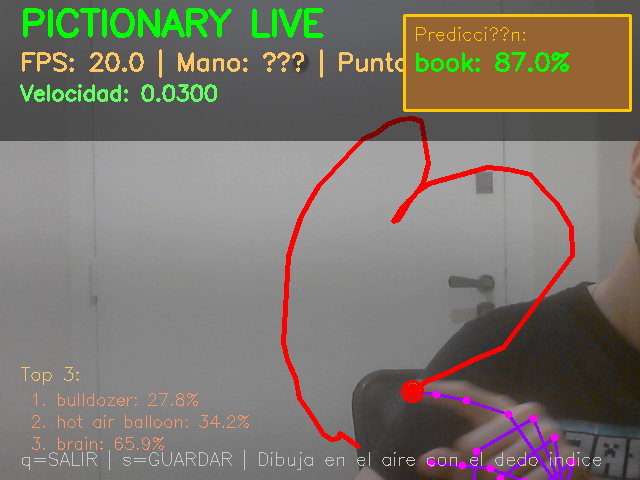
#> input picture predictions/frame_20251116_100533.png, 640 x 480 px, given in place of the camera
$ python hand_detector.py   (older library calls are emulated)
#> lines starting #> are read from the running program, lines starting #| are printed output that depends on the picture; after the words box and inside, x2 and y2 are one past the last pixel; in counts of white or black regions, pixels touching at a corner belong together
### src/core/advanced_vision.py
"""
Algoritmos avanzados de visión por computadora para detección de gestos.

Este módulo implementa técnicas avanzadas como background subtraction,
optical flow y análisis de movimiento para mejorar la detección de gestos.
"""

import cv2
import numpy as np
from typing import Tuple, List, Optional, Dict, Any
from dataclasses import dataclass
from enum import Enum


class BackgroundSubtractionMethod(Enum):
    """Métodos disponibles para background subtraction."""
    MOG2 = "mog2"
    KNN = "knn"
    GMG = "gmg"
    CNT = "cnt"
    GSOC = "gsoc"


class OpticalFlowMethod(Enum):
    """Métodos disponibles para optical flow."""
    LUCAS_KANADE = "lucas_kanade"
    FARNEBACK = "farneback"
    TVL1 = "tvl1"


@dataclass
class MotionVector:
    """Representa un vector de movimiento."""
    x: float
    y: float
    magnitude: float
    angle: float


@dataclass
class GestureMotion:
    """Información de movimiento de un gesto."""
    dominant_direction: float  # Ángulo dominante en grados
    average_speed: float       # Velocidad promedio
    motion_vectors: List[MotionVector]
    stability_score: float    # 0-1, qué tan estable es el movimiento
    gesture_type: str         # "drawing", "pointing", "static", "noise"


class AdvancedVisionProcessor:
    """
    Procesador avanzado de visión con background subtraction y optical flow.

    Esta clase combina múltiples técnicas de visión por computadora para
    mejorar la detección y análisis de gestos de dibujo en el aire.
    """

    def __init__(self,
                 bg_method: BackgroundSubtractionMethod = BackgroundSubtractionMethod.MOG2,
                 flow_method: OpticalFlowMethod = OpticalFlowMethod.LUCAS_KANADE,
                 learning_rate: float = 0.001,
                 history_length: int = 10):
        """
        Inicializa el procesador avanzado de visión.

        Args:
            bg_method: Método de background subtraction
            flow_method: Método de optical flow
            learning_rate: Tasa de aprendizaje para background subtraction
            history_length: Longitud del historial de frames
        """
        self.bg_method = bg_method
        self.flow_method = flow_method
        self.learning_rate = learning_rate
        self.history_length = history_length

        # Inicializar background subtractor
        self.bg_subtractor = self._create_bg_subtractor()

        # Inicializar optical flow
        self.flow_detector = self._create_flow_detector()

        # Historial de frames para análisis temporal
        self.frame_history = []
        self.flow_history = []

        # Estado del procesamiento
        self.is_initialized = False
        self.prev_frame = None
        self.prev_gray = None

        # Parámetros de análisis
        self.min_motion_threshold = 0.5
        self.max_motion_threshold = 50.0
        self.stability_threshold = 0.7

        print("✓ AdvancedVisionProcessor inicializado")
        print(f"  Background subtraction: {bg_method.value}")
        print(f"  Optical flow: {flow_method.value}")

    def _create_bg_subtractor(self):
        """Crea el background subtractor según el método seleccionado."""
        if self.bg_method == BackgroundSubtractionMethod.MOG2:
            return cv2.createBackgroundSubtractorMOG2(
                history=100,
                varThreshold=16,
                detectShadows=True
            )
        elif self.bg_method == BackgroundSubtractionMethod.KNN:
            return cv2.createBackgroundSubtractorKNN(
                history=100,
                dist2Threshold=400.0,
                detectShadows=True
            )
        elif self.bg_method == BackgroundSubtractionMethod.GMG:
            subtractor = cv2.bgsegm.createBackgroundSubtractorGMG(
                initializationFrames=20,
                decisionThreshold=0.8
            )
            return subtractor
        elif self.bg_method == BackgroundSubtractionMethod.CNT:
            return cv2.bgsegm.createBackgroundSubtractorCNT(
                minPixelStability=15,
                useHistory=True,
                maxPixelStability=15*60,
                isParallel=True
            )
        elif self.bg_method == BackgroundSubtractionMethod.GSOC:
            return cv2.bgsegm.createBackgroundSubtractorGSOC(
                mc=0.5,
                nSamples=20,
                replaceRate=0.003,
                propagationRate=0.01,
                hitsThreshold=32,
                alpha=0.01,
                beta=0.0022,
                blinkingSupressionDecay=0.1,
                blinkingSupressionMultiplier=0.1,
                noiseRemovalThresholdFacBG=0.0004,
                noiseRemovalThresholdFacFG=0.0008
            )
        else:
            raise ValueError(f"Método de background subtraction no soportado: {self.bg_method}")

    def _create_flow_detector(self):
        """Crea el detector de optical flow según el método seleccionado."""
        if self.flow_method == OpticalFlowMethod.LUCAS_KANADE:
            # Lucas-Kanade parameters
            self.lk_params = dict(
                winSize=(15, 15),
                maxLevel=2,
                criteria=(cv2.TERM_CRITERIA_EPS | cv2.TERM_CRITERIA_COUNT, 10, 0.03)
            )
            return None  # Se inicializa en cada frame
        elif self.flow_method == OpticalFlowMethod.FARNEBACK:
            return None  # Se usa cv2.calcOpticalFlowFarneback
        elif self.flow_method == OpticalFlowMethod.TVL1:
            return cv2.optflow.DualTVL1OpticalFlow_create()
        else:
            raise ValueError(f"Método de optical flow no soportado: {self.flow_method}")

    def process_frame(self, frame: np.ndarray) -> Dict[str, Any]:
        """
        Procesa un frame usando técnicas avanzadas de visión.

        Args:
            frame: Frame RGB de la cámara

        Returns:
            Diccionario con resultados del procesamiento
        """
        try:
            # Convertir a escala de grises
            gray = cv2.cvtColor(frame, cv2.COLOR_BGR2GRAY)

            # Suavizar para reducir ruido
            gray = cv2.GaussianBlur(gray, (5, 5), 0)

            # Inicializar si es necesario
            if not self.is_initialized:
                self._initialize_processing(gray)
                return self._get_empty_result()

            # Aplicar background subtraction
            fg_mask = self.bg_subtractor.apply(gray, learningRate=self.learning_rate)

            # Limpiar máscara
            fg_mask = self._clean_foreground_mask(fg_mask)

            # Calcular optical flow
            flow = self._calculate_optical_flow(gray)

            # Analizar movimiento
            motion_analysis = self._analyze_motion(flow, fg_mask)

            # Actualizar historial
            self._update_history(gray, flow)

            # Preparar resultado
            result = {
                'foreground_mask': fg_mask,
                'optical_flow': flow,
                'motion_analysis': motion_analysis,
                'frame_gray': gray,
                'processing_success': True
            }

            return result

        except Exception as e:
            print(f"⚠ Error en procesamiento avanzado de visión: {e}")
            return self._get_empty_result()

    def _initialize_processing(self, gray: np.ndarray):
        """Inicializa el procesamiento con el primer frame."""
        self.prev_gray = gray.copy()
        self.is_initialized = True

        # Inicializar puntos de tracking para Lucas-Kanade
        if self.flow_method == OpticalFlowMethod.LUCAS_KANADE:
            self.prev_points = cv2.goodFeaturesToTrack(
                gray,
                maxCorners=100,
                qualityLevel=0.3,
                minDistance=7,
                blockSize=7
            )

    # [252 lines left out: functions _clean_foreground_mask, _filter_components_by_size, _calculate_optical_flow, _analyze_motion, _classify_gesture_type, _update_history, not called in this run]

    def _get_empty_result(self) -> Dict[str, Any]:
        """Retorna un resultado vacío para casos de error."""
        return {
            'foreground_mask': None,
            'optical_flow': None,
            'motion_analysis': GestureMotion(
                dominant_direction=0.0,
                average_speed=0.0,
                motion_vectors=[],
                stability_score=0.0,
                gesture_type="uninitialized"
            ),
            'frame_gray': None,
            'processing_success': False
        }

    # [85 lines left out: functions get_motion_visualization, reset, get_processing_stats, create_advanced_vision_processor, not called in this run]


# [20 lines that do not run on import are left out]

### src/core/hand_detector.py
"""
Detector de manos usando OpenCV con técnicas avanzadas de visión.

Esta versión combina técnicas básicas de visión por computadora con
algoritmos avanzados como background subtraction y optical flow.
"""

import cv2
import numpy as np
from typing import Optional, Tuple, List
from .advanced_vision import AdvancedVisionProcessor, BackgroundSubtractionMethod, OpticalFlowMethod


class HandDetector:
    """
    Detecta manos usando técnicas básicas de OpenCV.

    Atributos:
        min_area: Área mínima para considerar una detección válida
        max_area: Área máxima para detección
        skin_lower: Límite inferior del rango de color de piel (HSV)
        skin_upper: Límite superior del rango de color de piel (HSV)
    """

    def __init__(self, min_area: int = 3000, max_area: int = 30000,
                 skin_lower: Optional[Tuple[int, int, int]] = None,
                 skin_upper: Optional[Tuple[int, int, int]] = None,
                 enable_advanced_vision: bool = True):
        """
        Inicializa el detector de manos con técnicas avanzadas.

        Args:
            min_area: Área mínima en píxeles para detección
            max_area: Área máxima en píxeles para detección
            skin_lower: Límite inferior del rango de color de piel (HSV) - opcional
            skin_upper: Límite superior del rango de color de piel (HSV) - opcional
            enable_advanced_vision: Si True, usa algoritmos avanzados de visión
        """
        self.min_area = min_area
        self.max_area = max_area

        # Rangos HSV para detección de piel (usar valores por defecto o personalizados)
        self.skin_lower = np.array(skin_lower if skin_lower else [0, 20, 70], dtype=np.uint8)
        self.skin_upper = np.array(skin_upper if skin_upper else [20, 255, 255], dtype=np.uint8)

        # Para tracking temporal
        self.prev_contours = []
        self.contour_history = []  # Historial de contornos para estabilidad
        self.tracking_point = None
        self.stability_threshold = 3  # Frames consecutivos para confirmar detección
        self.max_history_size = 10  # Máximo frames en historial

        # Procesador avanzado de visión
        self.enable_advanced_vision = enable_advanced_vision
        self.vision_processor = None

        if enable_advanced_vision:
            try:
                self.vision_processor = AdvancedVisionProcessor(
                    bg_method=BackgroundSubtractionMethod.MOG2,
                    flow_method=OpticalFlowMethod.LUCAS_KANADE
                )
                print("✓ Procesador avanzado de visión habilitado")
            except Exception as e:
                print(f"⚠ Error inicializando procesador avanzado: {e}")
                print("  Continuando con detección básica")
                self.enable_advanced_vision = False

        print(f"✓ HandDetector (OpenCV) inicializado - Rangos: {tuple(self.skin_lower)} a {tuple(self.skin_upper)}")
        if self.enable_advanced_vision:
            print("  Modo: Avanzado (Background Subtraction + Optical Flow)")
        else:
            print("  Modo: Básico (Segmentación por color)")

    def detect(self, frame: np.ndarray) -> Tuple[np.ndarray, Optional[List], bool]:
        """
        Detecta manos en un frame usando técnicas avanzadas de visión.

        Combina segmentación por color con background subtraction y optical flow
        para una detección más robusta y precisa.

        Args:
            frame: Frame de OpenCV (BGR)

        Returns:
            Tupla con (frame_rgb, contours, manos_detectadas)
        """
        # Procesamiento avanzado si está habilitado
        vision_result = None
        if self.enable_advanced_vision and self.vision_processor:
            try:
                vision_result = self.vision_processor.process_frame(frame)
            except Exception as e:
                print(f"⚠ Error en procesamiento avanzado: {e}")
                vision_result = None

        # Calcular brillo promedio del frame para compensación
        gray = cv2.cvtColor(frame, cv2.COLOR_BGR2GRAY)
        avg_brightness = np.mean(gray)

        # Aplicar compensación de iluminación si tenemos rangos calibrados
        current_lower = self.skin_lower
        current_upper = self.skin_upper

        # Compensación simple: ajustar rango V basado en brillo
        brightness_factor = avg_brightness / 128.0  # 128 es brillo medio

        if brightness_factor < 0.8:  # Frame oscuro
            # Expandir rango V hacia abajo
            adjusted_lower = current_lower.copy()
            adjusted_upper = current_upper.copy()
            v_lower = max(0, current_lower[2] - int(15 * (1 - brightness_factor)))
            adjusted_lower[2] = v_lower
        elif brightness_factor > 1.2:  # Frame brillante
            # Expandir rango V hacia arriba
            adjusted_lower = current_lower.copy()
            adjusted_upper = current_upper.copy()
            v_upper = min(255, current_upper[2] + int(15 * (brightness_factor - 1)))
            adjusted_upper[2] = v_upper
        else:
            adjusted_lower = current_lower
            adjusted_upper = current_upper

        # Convertir a HSV
        hsv = cv2.cvtColor(frame, cv2.COLOR_BGR2HSV)

        # Crear máscara con rangos ajustados
        mask = cv2.inRange(hsv, adjusted_lower, adjusted_upper)

        # Limpiar máscara
        mask = cv2.medianBlur(mask, 5)
        mask = cv2.GaussianBlur(mask, (5, 5), 0)

        # Operaciones morfológicas para limpiar
        kernel = np.ones((3, 3), np.uint8)
        mask = cv2.morphologyEx(mask, cv2.MORPH_OPEN, kernel, iterations=2)
        mask = cv2.morphologyEx(mask, cv2.MORPH_CLOSE, kernel, iterations=2)

        # Integrar resultados del procesamiento avanzado
        if vision_result and vision_result['processing_success']:
            fg_mask = vision_result['foreground_mask']
            motion_analysis = vision_result['motion_analysis']

            if fg_mask is not None:
                # Combinar máscaras: usar AND entre segmentación por color y background subtraction
                combined_mask = cv2.bitwise_and(mask, fg_mask)

                # Si hay movimiento significativo, dar más peso al background subtraction
                if motion_analysis.gesture_type in ["drawing", "pointing"]:
                    # Usar principalmente background subtraction con algo de color
                    combined_mask = cv2.bitwise_or(
                        cv2.bitwise_and(mask, fg_mask),
                        cv2.bitwise_and(mask, fg_mask, mask=fg_mask.astype(np.uint8) // 2)
                    )
                else:
                    # Usar principalmente segmentación por color
                    combined_mask = cv2.bitwise_or(mask, fg_mask.astype(np.uint8) // 4)

                mask = combined_mask

        # Encontrar contornos
        contours, _ = cv2.findContours(mask, cv2.RETR_EXTERNAL, cv2.CHAIN_APPROX_SIMPLE)

        # Filtrar contornos por área
        valid_contours = []
        for cnt in contours:
            area = cv2.contourArea(cnt)
            if self.min_area < area < self.max_area:
                valid_contours.append(cnt)

        # Aplicar filtros de estabilidad mejorados
        stable_contours = self._filter_stable_contours_advanced(valid_contours, vision_result)

        # Detectar si hay manos (usando contornos estables)
        has_hands = len(stable_contours) > 0

        return frame, stable_contours, has_hands

    # [45 lines left out: function _calculate_contour_similarity, not called in this run]

    def _filter_stable_contours(self, current_contours: List) -> List:
        """
        Filtra contornos que han sido estables en frames consecutivos.

        Args:
            current_contours: Contornos del frame actual

        Returns:
            Lista de contornos estables
        """
        if len(self.contour_history) < self.stability_threshold:
            # Agregar al historial y devolver todos (primera vez)
            self.contour_history.append(current_contours)
            if len(self.contour_history) > self.max_history_size:
                self.contour_history.pop(0)
            return current_contours

        stable_contours = []

        for current_contour in current_contours:
            # Contar cuántos frames consecutivos tiene un contorno similar
            consecutive_matches = 0

            for historical_contours in reversed(self.contour_history[-self.stability_threshold:]):
                best_match = max(historical_contours,
                               key=lambda h: self._calculate_contour_similarity(current_contour, h),
                               default=None)

                if best_match is not None:
                    similarity = self._calculate_contour_similarity(current_contour, best_match)
                    if similarity > 0.7:  # Umbral de similitud
                        consecutive_matches += 1
                    else:
                        break
                else:
                    break

            # Si tiene suficientes matches consecutivos, es estable
            if consecutive_matches >= self.stability_threshold - 1:
                stable_contours.append(current_contour)

        # Actualizar historial
        self.contour_history.append(current_contours)
        if len(self.contour_history) > self.max_history_size:
            self.contour_history.pop(0)

        return stable_contours

    def _filter_stable_contours_advanced(self, current_contours: List, vision_result=None) -> List:
        """
        Filtra contornos usando estabilidad temporal mejorada con información de movimiento.

        Args:
            current_contours: Contornos del frame actual
            vision_result: Resultados del procesamiento avanzado de visión

        Returns:
            Lista de contornos estables
        """
        # Usar filtrado básico si no hay resultados avanzados
        if not vision_result or not vision_result['processing_success']:
            return self._filter_stable_contours(current_contours)

        motion_analysis = vision_result['motion_analysis']

        # Si hay movimiento significativo, ser más permisivo con estabilidad
        stability_threshold = self.stability_threshold
        if motion_analysis.gesture_type in ["drawing", "pointing"]:
            stability_threshold = max(1, stability_threshold - 1)  # Reducir requerimiento

        if len(self.contour_history) < stability_threshold:
            # Agregar al historial y devolver todos (primera vez)
            self.contour_history.append(current_contours)
            if len(self.contour_history) > self.max_history_size:
                self.contour_history.pop(0)
            return current_contours

        stable_contours = []

        for current_contour in current_contours:
            # Contar cuántos frames consecutivos tiene un contorno similar
            consecutive_matches = 0

            for historical_contours in reversed(self.contour_history[-stability_threshold:]):
                best_match = max(historical_contours,
                               key=lambda h: self._calculate_contour_similarity(current_contour, h),
                               default=None)

                if best_match is not None:
                    similarity = self._calculate_contour_similarity(current_contour, best_match)
                    if similarity > 0.7:  # Umbral de similitud
                        consecutive_matches += 1
                    else:
                        break
                else:
                    break

            # Si tiene suficientes matches consecutivos, es estable
            if consecutive_matches >= stability_threshold - 1:
                stable_contours.append(current_contour)

        # Actualizar historial
        self.contour_history.append(current_contours)
        if len(self.contour_history) > self.max_history_size:
            self.contour_history.pop(0)

        return stable_contours

    # [231 lines left out: functions _determine_hand_state, draw_landmarks, get_index_finger_tip, is_drawing_gesture, get_thumb_tip, is_fist and 1 more, not called in this run]


if __name__ == "__main__":
    # Test básico
    detector = HandDetector()
    cap = cv2.VideoCapture(0)

    if not cap.isOpened():
        print("Error: No se pudo abrir la cámara")
        exit()

    print("Presiona 'q' para salir")

    while True:
        ret, frame = cap.read()
#> frame is the input picture: shape (480, 640, 3); mean B, G, R 107.7, 117.1, 123.2
        if not ret:
            break

        # Voltear para efecto espejo
        frame = cv2.flip(frame, 1)
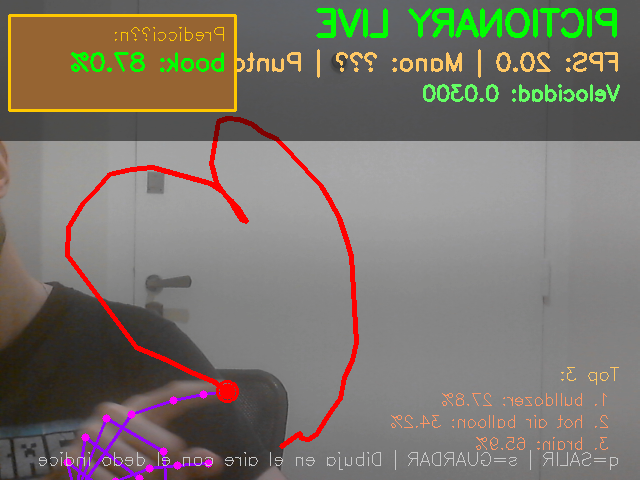
#> frame: shape (480, 640, 3); mean B, G, R 107.7, 117.1, 123.2

        # Detectar
        frame_rgb, contours, has_hands = detector.detect(frame)
#> in process_frame, `gray = cv2.cvtColor(frame, cv2.COLOR_BGR2GRAY)`:
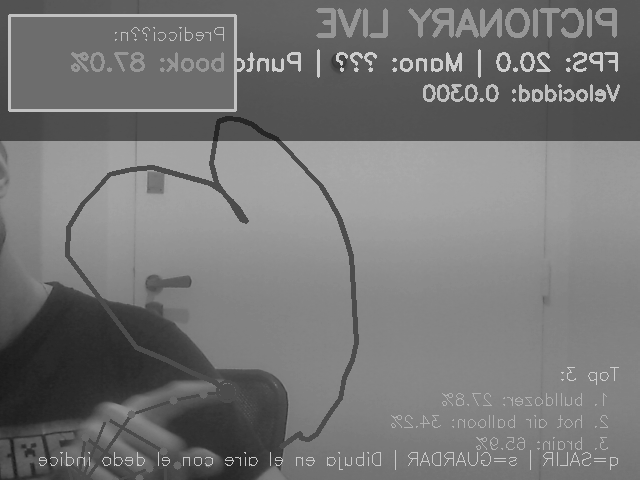
#> gray: shape (480, 640); min 26, max 205, mean 117.9
#> in _initialize_processing, `self.prev_points = cv2.goodFeaturesToTrack( gray, maxCorners=100, qual..`: self.prev_points = 88 rows, first 8: [614, 57], [339, 57], [576, 66], [599, 62], [568, 69], [515, 69], [583, 57], [421, 61]
#> in detect, `vision_result = self.vision_processor.process_frame(frame)`: vision_result = 5 items
#> in detect, `avg_brightness = np.mean(gray)`: avg_brightness = 117.9
#> in detect, `brightness_factor = avg_brightness / 128.0`: brightness_factor = 0.921
#> in detect, `mask = cv2.inRange(hsv, adjusted_lower, adjusted_upper)`:
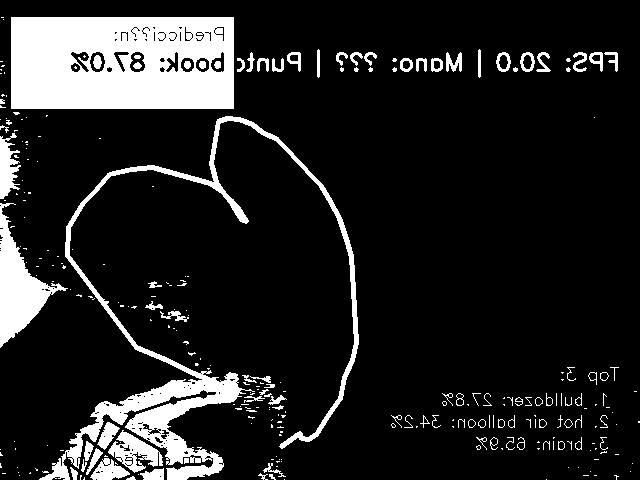
#> mask: shape (480, 640); 13.7% white; 287 white regions (197 under 20 px), largest, box (x1, y1, x2, y2) and area: (11, 17, 234, 109) 18860, (39, 116, 359, 480) 11172, (0, 203, 68, 348) 3514
#> in detect, `mask = cv2.medianBlur(mask, 5)`:
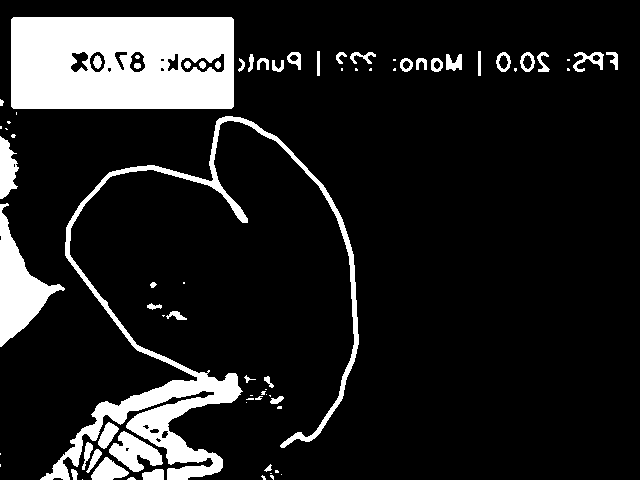
#> mask: shape (480, 640); 13.1% white; 76 white regions (33 under 20 px)
#> (the rest of the program and of its run is left out)
